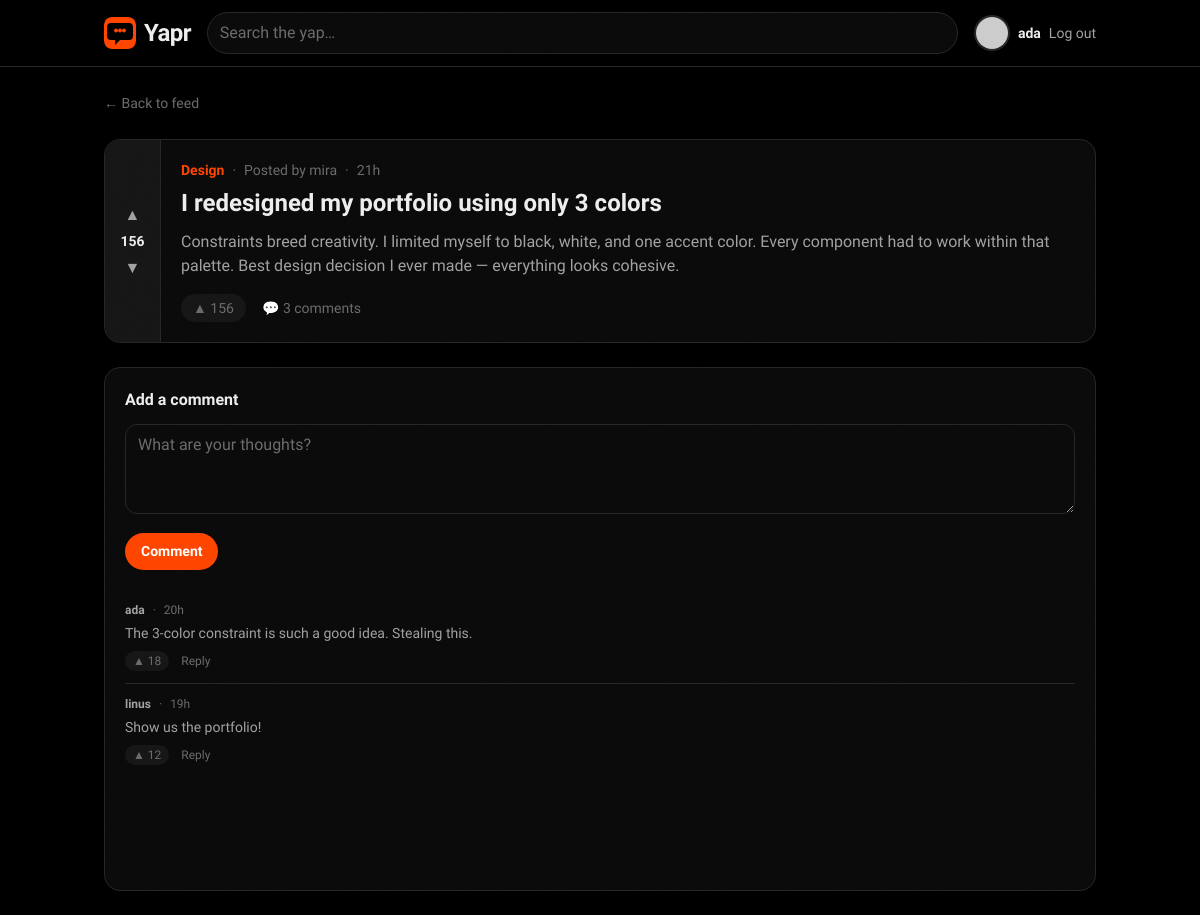
Screenshot of /post.php?id=10 (signed in) with the database file from the repository.
### tables this page shows
CREATE TABLE posts (
    id           INT UNSIGNED AUTO_INCREMENT PRIMARY KEY,
    title        VARCHAR(255) NOT NULL,
    body         TEXT         NOT NULL,
    user_id      INT UNSIGNED NOT NULL,
    community_id INT UNSIGNED NOT NULL,
    score        INT          NOT NULL DEFAULT 0,
    created_at   TIMESTAMP    NOT NULL DEFAULT CURRENT_TIMESTAMP,
    updated_at   TIMESTAMP    NOT NULL DEFAULT CURRENT_TIMESTAMP ON UPDATE CURRENT_TIMESTAMP,
    FOREIGN KEY (user_id)      REFERENCES users(id)       ON DELETE CASCADE,
    FOREIGN KEY (community_id) REFERENCES communities(id) ON DELETE CASCADE
);

CREATE TABLE communities (
    id          INT UNSIGNED AUTO_INCREMENT PRIMARY KEY,
    name        VARCHAR(50)  NOT NULL,
    slug        VARCHAR(60)  NOT NULL UNIQUE,
    description TEXT         DEFAULT NULL,
    owner_id    INT UNSIGNED NOT NULL,
    created_at  TIMESTAMP    NOT NULL DEFAULT CURRENT_TIMESTAMP,
    FOREIGN KEY (owner_id) REFERENCES users(id) ON DELETE CASCADE
);

CREATE TABLE comments (
    id         INT UNSIGNED AUTO_INCREMENT PRIMARY KEY,
    body       TEXT         NOT NULL,
    user_id    INT UNSIGNED NOT NULL,
    post_id    INT UNSIGNED NOT NULL,
    parent_id  INT UNSIGNED DEFAULT NULL,
    score      INT          NOT NULL DEFAULT 0,
    created_at TIMESTAMP    NOT NULL DEFAULT CURRENT_TIMESTAMP,
    FOREIGN KEY (user_id)   REFERENCES users(id)   ON DELETE CASCADE,
    FOREIGN KEY (post_id)   REFERENCES posts(id)   ON DELETE CASCADE,
    FOREIGN KEY (parent_id) REFERENCES comments(id) ON DELETE CASCADE
);

### api/post.php (the view, shortened to what this page needs)
<?php
require __DIR__ . '/includes/db.php';
require __DIR__ . '/includes/helpers.php';
$id = (int) ($_GET['id'] ?? 0);
$postResult = mysqli_query($conn, "
    SELECT p.*, u.username AS author_username,
           c.name AS community_name, c.slug AS community_slug,
           (SELECT COUNT(*) FROM comments WHERE post_id = p.id) AS comments_count
    FROM posts p
    JOIN users u ON p.user_id = u.id
    JOIN communities c ON p.community_id = c.id
    WHERE p.id = $id
");
$post = mysqli_fetch_assoc($postResult);
$post['author'] = ['username' => $post['author_username']];
$post['community'] = $post['community_name'];
$post['time'] = timeAgo($post['created_at']);
$post['comments_count'] = $post['comments_count'] ?? 0;
$commentsResult = mysqli_query($conn, "
    SELECT c.*, u.username AS author_username
    FROM comments c
    JOIN users u ON c.user_id = u.id
    WHERE c.post_id = $id
    ORDER BY c.created_at ASC
");
$postComments = [];
while ($row = mysqli_fetch_assoc($commentsResult)) {
    $row['author'] = ['username' => $row['author_username']];
    $row['time'] = timeAgo($row['created_at']);
    $postComments[] = $row;
}
require __DIR__ . '/includes/header.php';
?>
<div class="space-y-6">
  <a href="index.php" class="text-sm text-ink-faint transition hover:text-pop">← Back to feed</a>
  <article class="card flex reveal overflow-hidden">
    <div class="vote-rail" data-score="<?= esc($post['score']) ?>">
      <button type="button" class="vote-btn is-up" aria-label="Upvote">▲</button>
      <span class="vote-score"><?= esc($post['score']) ?></span>
      <button type="button" class="vote-btn is-down" aria-label="Downvote">▼</button>
    </div>
    <div class="min-w-0 flex-1 p-5">
      <div class="mb-2 flex flex-wrap items-center gap-2 text-sm text-ink-faint">
        <span class="font-display font-semibold text-pop"><?= esc($post['community']) ?></span>
        <span>·</span><span>Posted by <?= esc($post['author']['username']) ?></span>
        <span>·</span><span><?= esc($post['time']) ?></span>
      </div>
      <h1 class="font-display text-2xl font-bold leading-tight text-ink"><?= esc($post['title']) ?></h1>
      <p class="mt-3 whitespace-pre-line text-ink-soft"><?= esc($post['body']) ?></p>
      <div class="mt-4 flex items-center gap-4 text-sm text-ink-faint">
        <span class="flex items-center gap-1 rounded-full bg-night-raised px-3 py-1">▲ <?= esc($post['score']) ?></span>
        <span>💬 <?= esc($post['comments_count']) ?> comments</span>
      </div>
    </div>
  </article>
  <section class="card reveal p-5">
    <h2 class="mb-3 font-display font-semibold text-ink">Add a comment</h2>
    <form action="post.php?id=<?= $id ?>" method="post" class="space-y-3">
      <textarea name="body" rows="3" placeholder="What are your thoughts?"
                class="field"></textarea>
      <button type="submit" class="btn-pop">Comment</button>
    </form>
    <div class="mt-5 divide-y divide-line">
      <?php foreach ($postComments as $c): ?>
        <?= commentItemHtml($c) ?>
      <?php endforeach; ?>
    </div>
  </section>
</div>
<?php require __DIR__ . '/includes/footer.php'; ?>

### api/includes/helpers.php (shortened to what this page needs)
<?php
function timeAgo(string $datetime): string {
    $timestamp = strtotime($datetime);
    $diff = time() - $timestamp;
    if ($diff < 86400) return floor($diff / 3600) . 'h';
    return date('M j', $timestamp);
}
function esc($value): string {
    return htmlspecialchars((string) $value, ENT_QUOTES, 'UTF-8');
}
function avatarHtml(array $user, int $size = 10): string {
    $username = $user['username'] ?? 'guest';
    $initial = esc(mb_strtoupper(mb_substr($username, 0, 1)));
    $color = esc($user['avatar_color'] ?? '#ff4500');
    $px = $size * 4;
    $initialCircle = sprintf(
        '<div style="width:%1$dpx;height:%1$dpx;background-color:%2$s"'
        . ' class="flex items-center justify-center rounded-full border-2 border-line text-white font-semibold animate-scale-in">%3$s</div>',
        $px, $color, $initial
    );
    $url = $user['avatar_url'] ?? '';
    if ($url === '') {
        $url = 'https://api.dicebear.com/9.x/bottts/svg?seed=' . rawurlencode($username);
    }
    $fallback = "'" . str_replace('"', '&quot;', $initialCircle) . "'";
    return sprintf(
        '<img src="%1$s" alt="%2$s" width="%3$d" height="%3$d" loading="lazy"'
        . ' style="width:%3$dpx;height:%3$dpx;object-fit:cover;border-radius:9999px"'
        . ' class="rounded-full border-2 border-line object-cover"'
        . ' onerror="this.onerror=null;this.outerHTML=%4$s">',
        esc($url), esc($username), $px, $fallback
    );
}
function commentItemHtml(array $c, int $depth = 0, int $index = 0): string {
    $author = $c['author']['username'] ?? 'unknown';
    $body = esc($c['body'] ?? '');
    $time = esc($c['time'] ?? '');
    $score = esc($c['score'] ?? 0);
    $indent = $depth > 0 ? 'ml-6 border-l-2 border-line pl-4' : '';
    $delay = min($index, 7) * 55;
    return <<<HTML
    <div class="reveal py-3 {$indent}" style="--reveal-delay:{$delay}ms">
      <div class="flex flex-wrap items-center gap-2 text-xs text-ink-faint">
        <span class="font-semibold text-ink-soft">{$author}</span>
        <span>·</span><span>{$time}</span>
      </div>
      <p class="mt-1 text-sm leading-relaxed text-ink-soft">{$body}</p>
      <div class="mt-1.5 flex items-center gap-3 text-xs font-medium text-ink-faint">
        <span class="inline-flex cursor-pointer items-center gap-1 rounded-full bg-night-raised px-2 py-0.5 transition hover:text-pop">▲ {$score}</span>
        <span class="cursor-pointer transition hover:text-pop">Reply</span>
      </div>
    </div>
HTML;
}

### public/css/polish.css (style rules this page uses)
.reveal { opacity: 0; transform: translateY(20px); transition: opacity 0.35s cubic-bezier(0.23, 1, 0.32, 1), transform 0.35s cubic-bezier(0.23, 1, 0.32, 1); transition-delay: var(--reveal-delay, 0ms); }
.reveal.visible { opacity: 1; transform: translateY(0); }
.ripple-container { position: relative; overflow: hidden; }
html { background: #000; }

### api/includes/header.php (style rules this page uses)
:root { --ease-out: cubic-bezier(0.23, 1, 0.32, 1); }
body { background: #000000; -webkit-font-smoothing: antialiased; -moz-osx-font-smoothing: grayscale; }
.card { position: relative; border-radius: 1rem; border: 1px solid #262626; background: #0a0a0a; transition: transform 200ms var(--ease-out), border-color 200ms var(--ease-out), box-shadow 200ms var(--ease-out); }
.btn-primary, .btn-pop { display: inline-flex; align-items: center; justify-content: center; border-radius: 9999px; padding: 0.5rem 1rem; font-size: 0.875rem; font-weight: 600; transition: transform 150ms var(--ease-out), background 150ms var(--ease-out), color 150ms var(--ease-out); }
.btn-pop { background: #ff4500; color: #fff; }
.vote-rail { display: flex; width: 3.5rem; flex-shrink: 0; flex-direction: column; align-items: center; justify-content: center; gap: 0.125rem; border-top-left-radius: 1rem; border-bottom-left-radius: 1rem; border-right: 1px solid #262626; background: #161616; padding: 0.75rem 0; color: #a1a1a1; }
.vote-btn { display: flex; height: 1.75rem; width: 1.75rem; align-items: center; justify-content: center; border-radius: 9999px; font-size: 1rem; line-height: 1; transition: transform 150ms var(--ease-out), background 150ms var(--ease-out), color 150ms var(--ease-out); }
.vote-score { font-family: "Bricolage Grotesque", system-ui, sans-serif; font-size: 0.875rem; font-weight: 700; font-variant-numeric: tabular-nums; color: #ededed; }
.field { width: 100%; border-radius: 0.75rem; border: 1px solid #262626; background: #0a0a0a; padding: 0.5rem 0.75rem; color: #ededed; transition: border-color 150ms var(--ease-out), box-shadow 150ms var(--ease-out); }
.field::placeholder { color: #6b6b6b; }

### rows the page displays
posts: score "156", community.name "Design", title "I redesigned my portfolio using only 3 colors", body "Constraints breed creativity. I limited myself to black, white, and one accent color. Every component had to work within that palette. Best design decision I ever made — everything looks cohesive."
comments: author "ada", time "20h", body "The 3-color constraint is such a good idea. Stealing this.", score "18"
comments: author "linus", time "19h", body "Show us the portfolio!", score "12"

### other values shown
$user['username'] "ada"
$post['author']['username'] "mira"
$post['time'] "21h"
$post['comments_count'] "3"
